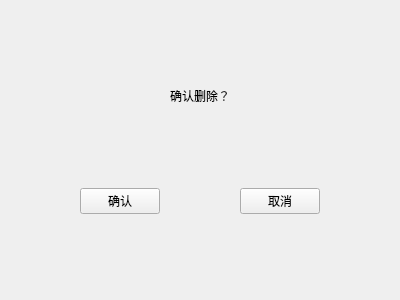
<?xml version="1.0" encoding="UTF-8"?>
<ui version="4.0">
 <class>confirmRefund</class>
 <widget class="QWidget" name="confirmRefund">
  <property name="geometry">
   <rect>
    <x>0</x>
    <y>0</y>
    <width>400</width>
    <height>300</height>
   </rect>
  </property>
  <property name="windowTitle">
   <string>Form</string>
  </property>
  <layout class="QGridLayout" name="gridLayout">
   <item row="0" column="2">
    <spacer name="verticalSpacer_3">
     <property name="orientation">
      <enum>Qt::Vertical</enum>
     </property>
     <property name="sizeHint" stdset="0">
      <size>
       <width>20</width>
       <height>65</height>
      </size>
     </property>
    </spacer>
   </item>
   <item row="1" column="0">
    <spacer name="horizontalSpacer">
     <property name="orientation">
      <enum>Qt::Horizontal</enum>
     </property>
     <property name="sizeHint" stdset="0">
      <size>
       <width>60</width>
       <height>20</height>
      </size>
     </property>
    </spacer>
   </item>
   <item row="1" column="1" colspan="3">
    <widget class="QLabel" name="confirmLabel">
     <property name="text">
      <string>确认删除？</string>
     </property>
     <property name="alignment">
      <set>Qt::AlignCenter</set>
     </property>
    </widget>
   </item>
   <item row="1" column="4">
    <spacer name="horizontalSpacer_2">
     <property name="orientation">
      <enum>Qt::Horizontal</enum>
     </property>
     <property name="sizeHint" stdset="0">
      <size>
       <width>60</width>
       <height>20</height>
      </size>
     </property>
    </spacer>
   </item>
   <item row="2" column="1">
    <spacer name="verticalSpacer">
     <property name="orientation">
      <enum>Qt::Vertical</enum>
     </property>
     <property name="sizeHint" stdset="0">
      <size>
       <width>20</width>
       <height>64</height>
      </size>
     </property>
    </spacer>
   </item>
   <item row="2" column="3">
    <spacer name="verticalSpacer_2">
     <property name="orientation">
      <enum>Qt::Vertical</enum>
     </property>
     <property name="sizeHint" stdset="0">
      <size>
       <width>20</width>
       <height>64</height>
      </size>
     </property>
    </spacer>
   </item>
   <item row="3" column="0">
    <spacer name="horizontalSpacer_3">
     <property name="orientation">
      <enum>Qt::Horizontal</enum>
     </property>
     <property name="sizeHint" stdset="0">
      <size>
       <width>60</width>
       <height>20</height>
      </size>
     </property>
    </spacer>
   </item>
   <item row="3" column="1">
    <widget class="QPushButton" name="yesPushButton">
     <property name="text">
      <string>确认</string>
     </property>
    </widget>
   </item>
   <item row="3" column="2">
    <spacer name="horizontalSpacer_4">
     <property name="orientation">
      <enum>Qt::Horizontal</enum>
     </property>
     <property name="sizeHint" stdset="0">
      <size>
       <width>61</width>
       <height>20</height>
      </size>
     </property>
    </spacer>
   </item>
   <item row="3" column="3">
    <widget class="QPushButton" name="noPushButton">
     <property name="text">
      <string>取消</string>
     </property>
    </widget>
   </item>
   <item row="3" column="4">
    <spacer name="horizontalSpacer_5">
     <property name="orientation">
      <enum>Qt::Horizontal</enum>
     </property>
     <property name="sizeHint" stdset="0">
      <size>
       <width>60</width>
       <height>20</height>
      </size>
     </property>
    </spacer>
   </item>
   <item row="4" column="1">
    <spacer name="verticalSpacer_4">
     <property name="orientation">
      <enum>Qt::Vertical</enum>
     </property>
     <property name="sizeHint" stdset="0">
      <size>
       <width>20</width>
       <height>65</height>
      </size>
     </property>
    </spacer>
   </item>
   <item row="4" column="3">
    <spacer name="verticalSpacer_5">
     <property name="orientation">
      <enum>Qt::Vertical</enum>
     </property>
     <property name="sizeHint" stdset="0">
      <size>
       <width>20</width>
       <height>65</height>
      </size>
     </property>
    </spacer>
   </item>
  </layout>
 </widget>
 <resources/>
 <connections/>
</ui>
